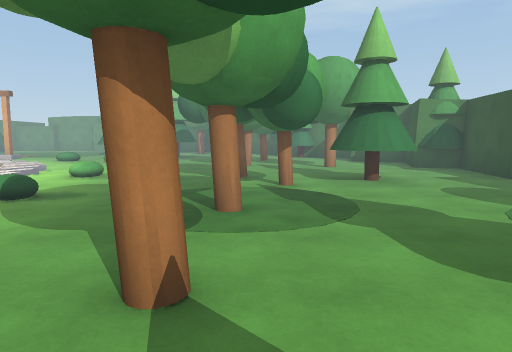
View 1 (above)

23 first-person views from a walk through a scene from a Unity 3-D project. The camera is 1.5 m above the floor, tilts 6° down and sees 70° across. The floor is counted in squares, 2 m on a side. Each view is taken from the middle of a square. On the plan, view 1 faces up. The plan holds only what a view shows up to about 11 squares ahead; the rest is blank. The place goes on beyond the plan.

View 2
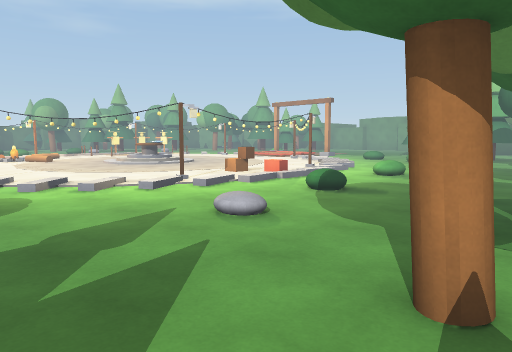

View 3
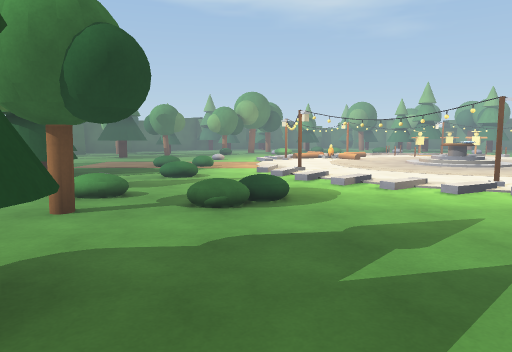

View 4
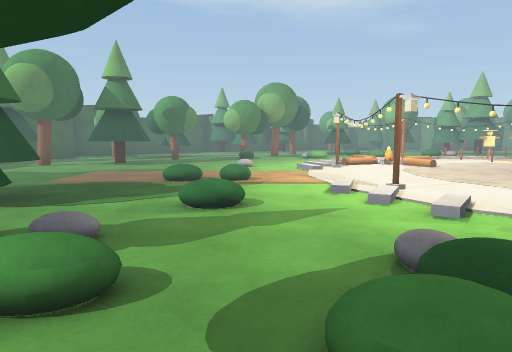

View 5
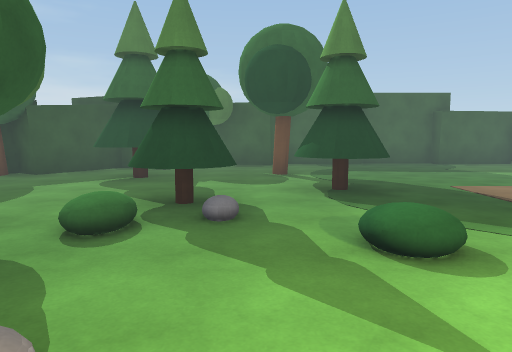

View 6
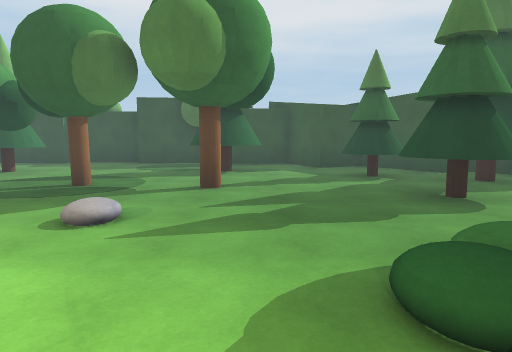

View 7
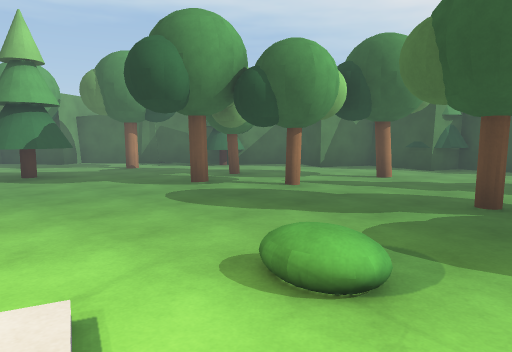

View 8
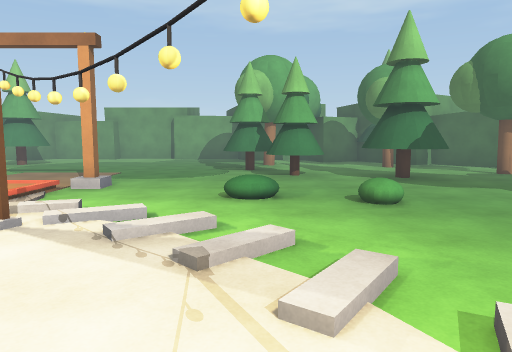

View 9
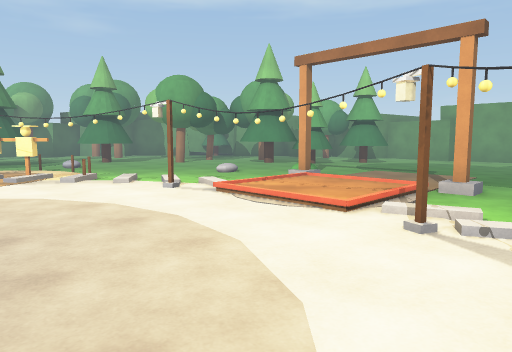

View 10
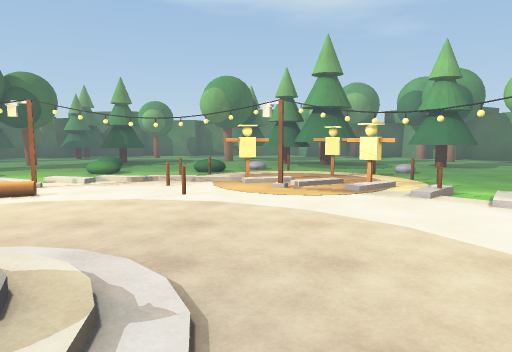

View 11
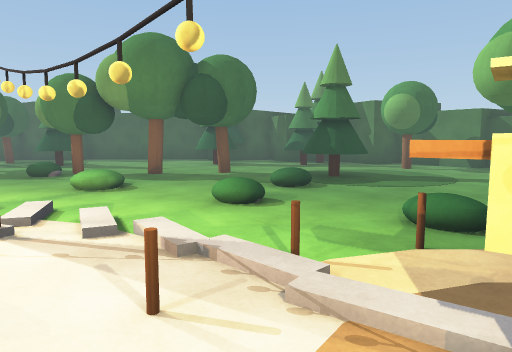

View 12
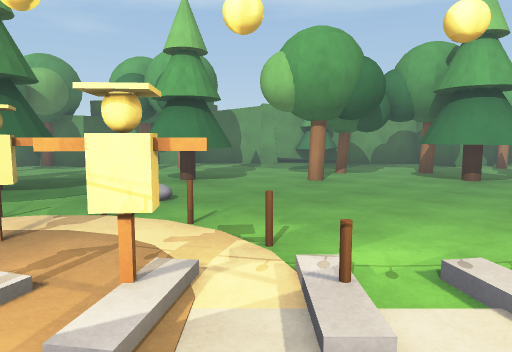

View 13
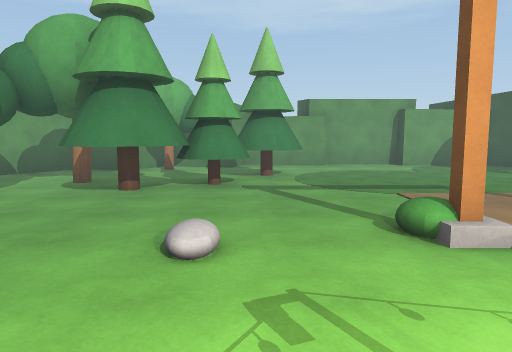

View 14
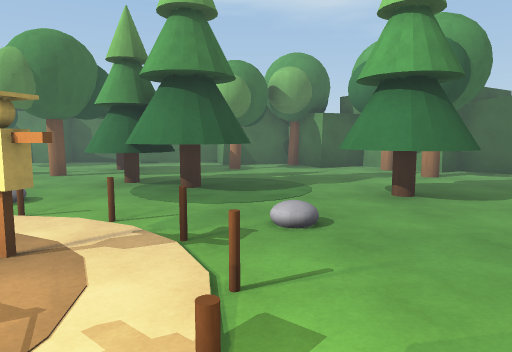

View 15
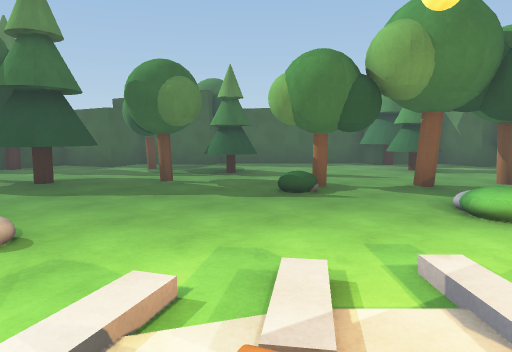

View 16
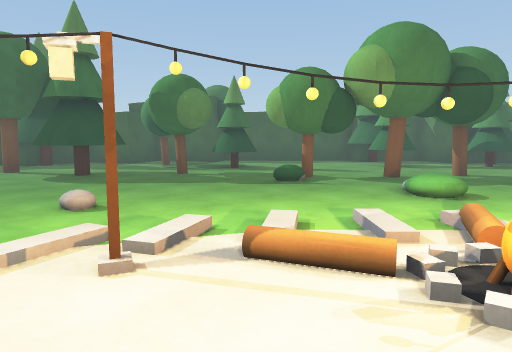

View 17
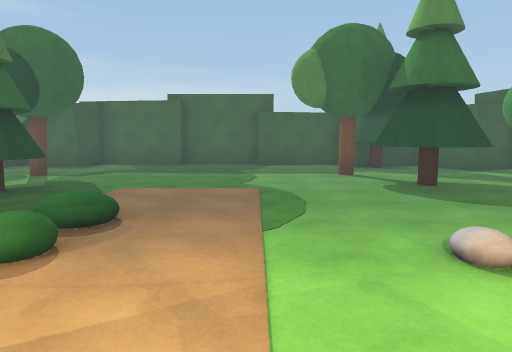

View 18
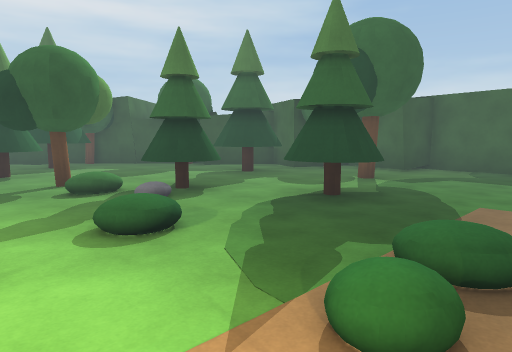

View 19
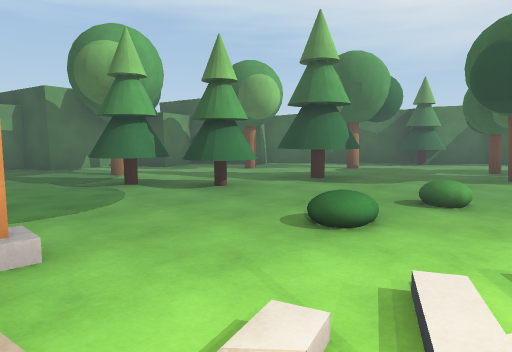

View 20
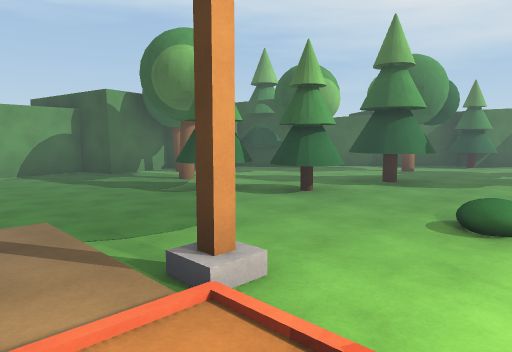

View 21
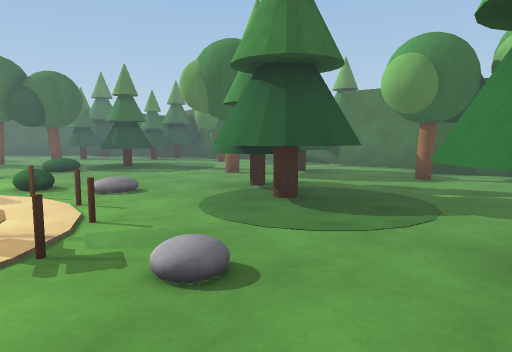

View 22
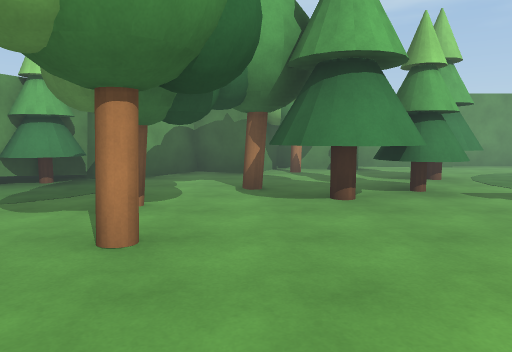

View 23
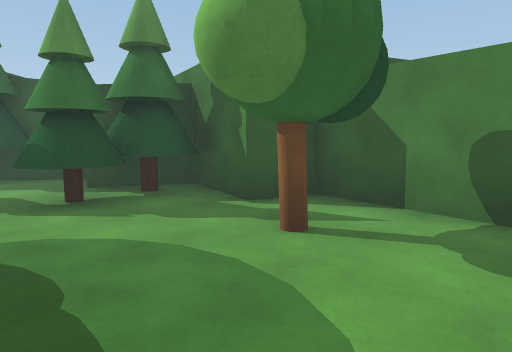

### Floor plan
Key: @ floor where view 1 was taken; # wall or solid block; . main floor; : floor 0.25 m higher than the main floor; + floor 0.5 m higher than the main floor; / step, stairs or slope; = window, fence, low wall or low ledge; O other object.
Columns run from 26 left of view 1 to 5 right of it. Each row starts with its distance up from view 1.
 21             #########
 20           ###.......###
 19         ###O.........O##O
 18        ##....OO.........O##
 17       OO.....O......O..O..##
 16     ##....OOOO......O......##
 15     #....O.O.........O.O.O..##
 14    ###...O...........OOO...OO##
 13   ##.O........O .O............#
 12  ###...OO....../:/..+.....O...##
 11  #O....O......//://......O.....#
 10  ##O..O...OO./O///O/......O....#
  9  ##...OO.OOOO.......//......O.##
  8  #....O..O./........./.........#
  7  #.OO.../OOO.........O....O.O..#
  6 OO...O...OOOO../O/..//....O.O..#
  5  #............./O/../..........#
  4  #.......:.O.........O....O....#
  3  #.O.OO/..././/....../.........#
  2  ##........//#......//...O..OO##
  1  ##O...O.//../O...O/........O..#
  0  #OOO...O...../.../..+/...@....#
 -1  ###.O...O=.../.././../..O.O..##
 -2   ##OO..........././//O.OO.O..#
 -3    #O................O....OO###
 -4    ##...OO.O......OO......OO#
 -5     ##......OO.....O..O....O
 -6      ##..O..O.........OO.O#
 -7        O#....O.....O....#O
 -8         ###.O.........O##
 -9           ##O.......####
-10              ########

Positions as (right, up) in squares from view 1, and headings:
1: (0, 0), facing up
2: (0, 0), facing up-left
3: (0, 0), facing left
4: (-3, -1), facing left
5: (-6, 1), facing down
6: (-6, 1), facing right
7: (-5, 6), facing up-right
8: (-6, 7), facing up
9: (-7, 7), facing up-left
10: (-9, 7), facing left
11: (-14, 7), facing down-left
12: (-13, 8), facing up-left
13: (-13, 10), facing up
14: (-14, 10), facing left
15: (-12, 2), facing down-left
16: (-11, 3), facing down-left
17: (-11, 1), facing down
18: (-10, 0), facing down-right
19: (-9, 10), facing up-right
20: (-10, 11), facing up-right
21: (-16, 12), facing down-left
22: (-16, 11), facing up
23: (-21, 5), facing down-left
